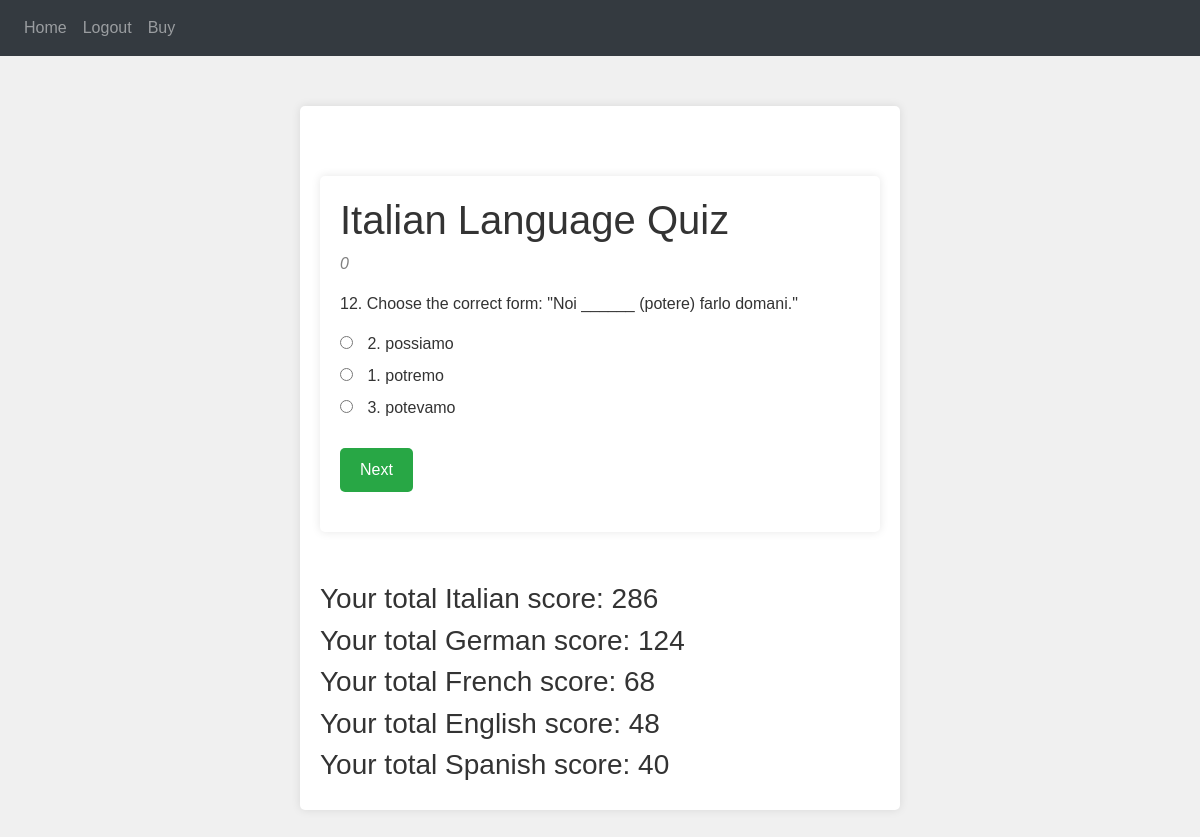
/quiz (signed in), run on an earlier commit of the app's database.
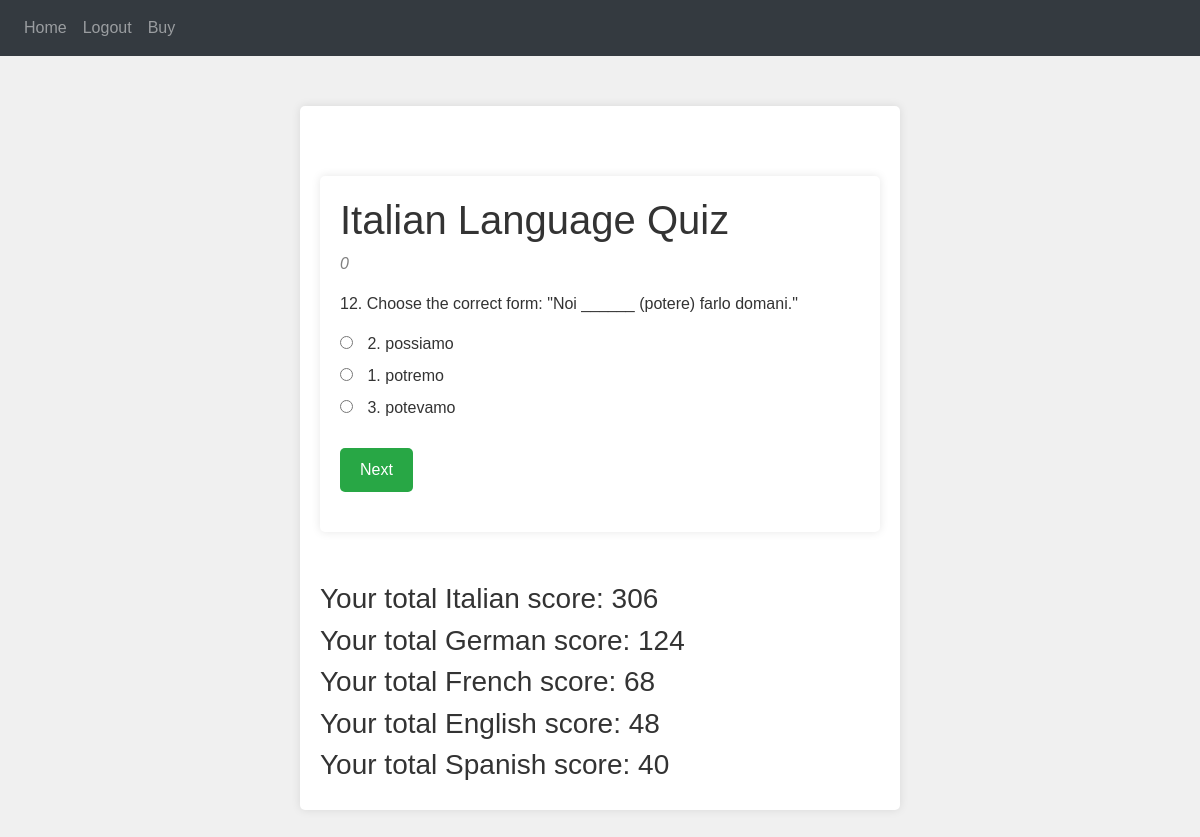
And on a later commit of the database.
### website/models.py (models this page shows)
class User(db.Model, UserMixin):
    id = db.Column(db.Integer, primary_key=True)
    email = db.Column(db.String(150), unique=True)
    password = db.Column(db.String(150))
    first_name = db.Column(db.String(150))
    notes = db.relationship('Note')
    quiz_results = db.relationship('QuizResult', backref='user', lazy=True)
    total_score_it = db.Column(db.Integer, default=0)
    total_score_de = db.Column(db.Integer, default=0)
    total_score_fr = db.Column(db.Integer, default=0)
    total_score_en = db.Column(db.Integer, default=0)
    total_score_es = db.Column(db.Integer, default=0)

### website/views.py (the view, shortened to what this page needs)
@views.route('/quiz', methods=['GET', 'POST'])
@login_required
def quiz():
    language_map = {
        'it': 'Italian',
        'de': 'German',
        'fr': 'French',
        'en': 'English',
        'es': 'Spanish'
    }
    language = session.get('language', 'it')  # Default to 'it' if not set
    language_name = language_map.get(language, 'Italian')  # Default to 'Italian' if language code is not recognized
    question_ids = [q.id for q in Question.query.filter_by(language=language).all()]
    if len(question_ids) > 10:
        question_ids = random.sample(question_ids, 10)
        print(question_ids)
    questions = Question.query.filter(Question.id.in_(question_ids)).all()
    print(questions)
    for q in questions:
        options = [
            {'label': 'a', 'text': q.option_a},
            {'label': 'b', 'text': q.option_b},
            {'label': 'c', 'text': q.option_c}
        ]
        random.shuffle(options)
        q.shuffled_options = options
    return render_template('quiz.html', user=current_user, questions=questions, language_name=language_name)

### website/__init__.py (called while the page is built)
def create_app():
    app = Flask(__name__)
    app.config['SECRET_KEY'] = 'hjshjhdjah kjshkjdhjs'
    app.config['SQLALCHEMY_DATABASE_URI'] = f'sqlite:///{DB_NAME}'
    app.config['STRIPE_PUBLIC_KEY'] = environ.get('STRIPE_PUBLIC_KEY')
    app.config['STRIPE_SECRET_KEY'] = environ.get('STRIPE_SECRET_KEY')
    stripe.api_key = app.config['STRIPE_SECRET_KEY']
    db.init_app(app)
    from .views import views
    from .auth import auth
    app.register_blueprint(views, url_prefix='/')
    app.register_blueprint(auth, url_prefix='/')
    from .models import User, Note
    with app.app_context():
        db.create_all()
    login_manager = LoginManager()
    login_manager.login_view = 'auth.login'
    login_manager.init_app(app)
    @login_manager.user_loader
    def load_user(id):
        return User.query.get(int(id))
    return app

### website/templates/quiz.html (shortened to what this page needs)
{% extends "base.html" %} {% block title %}{{ language_name }} Quiz{% endblock %} {% block content %}
<div class="container">
    <h1>{{ language_name }} Language Quiz</h1>
    {% for q in questions %}
    <div class="question {% if loop.first %}active{% endif %}" id="question{{ loop.index }}">
      <p style="color:grey;font-style:italic">{{ q.qtype }}</p>
      <p>{{ q.question_text }}</p>
        <div class="answers">
            <label>
                <input type="radio" name="q{{ loop.index }}" value="{{ q.shuffled_options[0].label }}"> {{ q.shuffled_options[0].text }}
            </label><br>
            <label>
                <input type="radio" name="q{{ loop.index }}" value="{{ q.shuffled_options[1].label }}"> {{ q.shuffled_options[1].text }}
            </label><br>
            <label>
                <input type="radio" name="q{{ loop.index }}" value="{{ q.shuffled_options[2].label }}"> {{ q.shuffled_options[2].text }}
            </label><br>
        </div>
        {% if not loop.last %}
        <button class="btn" onclick="nextQuestion({{ loop.index }}, {{ q.id }}, '{{ q.language }}', '{{ q.qtype }}', '{{ q.difficulty }}')">Next</button>
    {% else %}
        <button class="btn" onclick="nextQuestion({{ 10 }}, {{ q.id }}, '{{ q.language }}', '{{ q.qtype }}', '{{ q.difficulty }}')">Next</button>
    {% endif %}
    </div>
    {% endfor %}
</div>
<div class="score-display">
  <h3>Your total Italian score: {{ user.total_score_it }}</h3>
</div>
<div class="score-display">
  <h3>Your total German score: {{ user.total_score_de }}</h3>
</div>
<div class="score-display">
  <h3>Your total French score: {{ user.total_score_fr }}</h3>
</div>
<div class="score-display">
  <h3>Your total English score: {{ user.total_score_en }}</h3>
</div>
<div class="score-display">
  <h3>Your total Spanish score: {{ user.total_score_es }}</h3>
</div>
{% endblock %}

What changed in the data, as far as the page shows it:
changed User: total_score_it "286" → "306"
